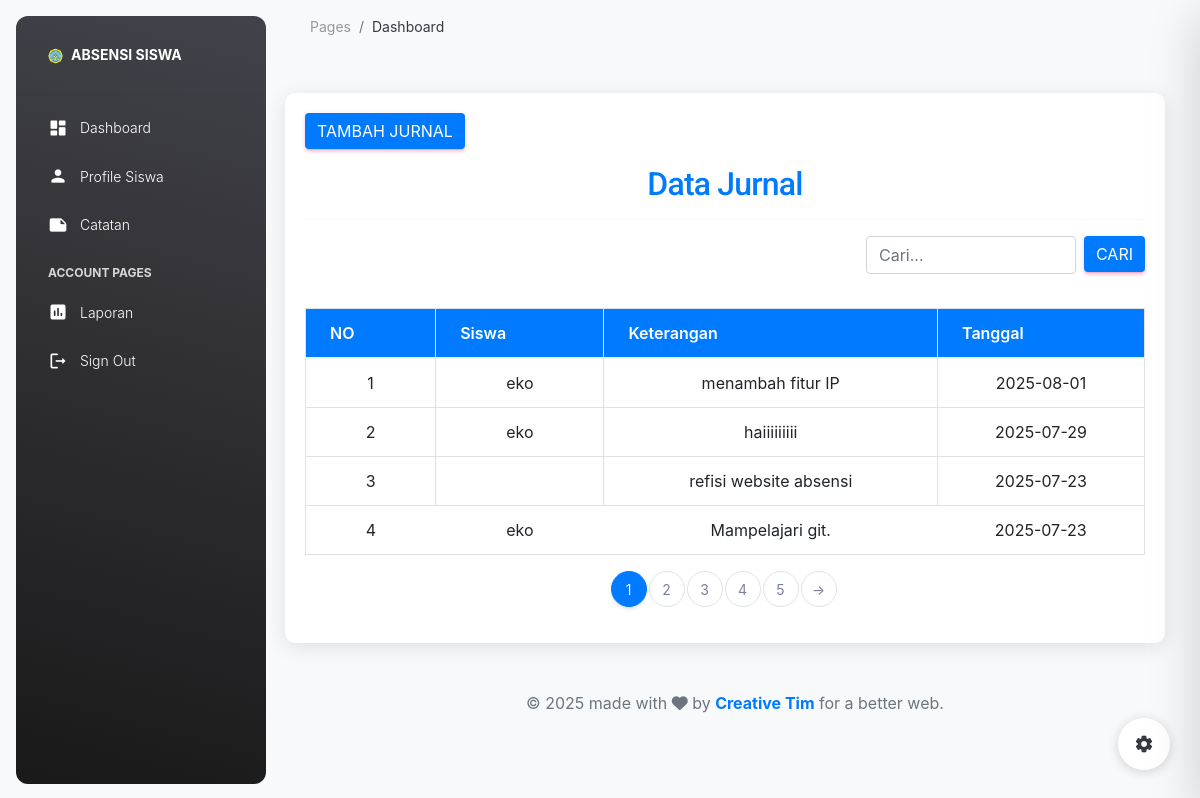
Screenshot of /index.php?page=jurnal (signed in) with the database file from the repository.
### tables this page shows
CREATE TABLE `jurnal` (
  `id_jurnal` int(11) NOT NULL,
  `tanggal` date NOT NULL,
  `keterangan` text NOT NULL,
  `id_siswa` int(11) NOT NULL
);

CREATE TABLE `siswa` (
  `id_siswa` int(11) NOT NULL,
  `nis` varchar(15) NOT NULL,
  `nisn` varchar(15) NOT NULL,
  `nama_siswa` varchar(50) NOT NULL,
  `no_wa` varchar(20) NOT NULL,
  `kelas` varchar(10) NOT NULL,
  `pro_keahlian` varchar(50) NOT NULL,
  `TL` text NOT NULL,
  `TTGL` date NOT NULL DEFAULT current_timestamp(),
  `id_sekolah` int(11) NOT NULL,
  `id_perusahaan` int(11) NOT NULL,
  `tanggal_mulai` date NOT NULL,
  `tanggal_selesai` date NOT NULL,
  `id_pembimbing` int(11) NOT NULL,
  `id_guru` int(11) NOT NULL,
  `username` varchar(20) NOT NULL,
  `password` varchar(20) NOT NULL
);

### pages/jurnal/jurnal.php (the view, shortened to what this page needs)
<?php
include('koneksi.php');
$search = isset($_GET['search']) ? mysqli_real_escape_string($coneksi, $_GET['search']) : '';
$limit = 4;
$page = isset($_GET['halaman']) ? (int)$_GET['halaman'] : 1;
$start = ($page - 1) * $limit;
$totalQuery = "
    SELECT COUNT(*) as total
    FROM jurnal
    LEFT JOIN siswa ON jurnal.id_siswa = siswa.id_siswa
";
$totalResult = mysqli_query($coneksi, $totalQuery);
$totalData = mysqli_fetch_assoc($totalResult)['total'];
$totalPages = ceil($totalData / $limit);
$query = "
    SELECT jurnal.*, siswa.nama_siswa
    FROM jurnal
    LEFT JOIN siswa ON jurnal.id_siswa = siswa.id_siswa
";
$query .= " ORDER BY jurnal.id_jurnal DESC LIMIT $start, $limit";
$result = mysqli_query($coneksi, $query);
?>
<!DOCTYPE html>
<html lang="id">
<head>
    <link rel="stylesheet" href="https://stackpath.bootstrapcdn.com/bootstrap/4.5.2/css/bootstrap.min.css" />
</head>
<body>
    <div class="main-container container-custom">
        <a href="index.php?page=tambahjurnal" class="btn btn-primary">Tambah Jurnal</a>
        <h2 class="text-center">Data Jurnal</h2>
        <hr>
        <form method="GET" class="search-bar" action="index.php">
            <input type="text" name="search" class="form-control w-25" placeholder="Cari..." value="<?php echo htmlspecialchars($search); ?>" />
            <button type="submit" class="btn btn-primary ml-2">Cari</button>
        </form>
        <table class="table table-bordered table-hover">
            <thead>
                <tr>
                    <th>NO</th>
                    <th>Siswa</th>
                    <th>Keterangan</th>
                    <th>Tanggal</th>
                </tr>
            </thead>
            <tbody>
                <?php
                $no = $start + 1;
                if (mysqli_num_rows($result) > 0) {
                    while ($row = mysqli_fetch_assoc($result)) {
                        echo '<tr style="text-align:center; cursor:pointer;" onclick="window.location=\'index.php?page=editjurnal&id_jurnal=' . $row['id_jurnal'] . '\'">';
                        echo '<td>' . $no++ . '</td>';
                        echo '<td>' . htmlspecialchars($row['nama_siswa'] ?? '') . '</td>';
                        echo '<td>' . htmlspecialchars($row['keterangan']) . '</td>';
                        echo '<td>' . htmlspecialchars($row['tanggal']) . '</td>';
                        echo '</tr>';
                    }
                } else {
                    echo '<tr><td colspan="4" class="text-center">Tidak ada data</td></tr>';
                }
                ?>
            </tbody>
        </table>
        <nav>
            <ul class="pagination justify-content-center">
                <?php for ($i = 1; $i <= $totalPages; $i++): ?>
                    <li class="page-item <?= ($i == $page) ? 'active' : '' ?>">
                        <a class="page-link" href="?page=jurnal&search=<?= urlencode($search) ?>&halaman=<?= $i ?>"><?= $i ?></a>
                    </li>
                <?php endfor; ?>
                <?php if ($page < $totalPages): ?>
                    <li class="page-item">
                        <a class="page-link" href="?page=jurnal&search=<?= urlencode($search) ?>&halaman=<?= $page + 1 ?>">-></a>
                    </li>
                <?php endif; ?>
            </ul>
        </nav>
    </div>
</body>
</html>

### pages/jurnal/jurnal.php (style rules this page uses)
body { padding-left: 270px; transition: padding-left 0.3s; background-color: #f8f9fa; }
.main-container { margin-top: 20px; margin-right: 20px; margin-left: 0; width: auto; max-width: none; }
.container-custom { background-color: #ffffff; border-radius: 10px; padding: 20px; box-shadow: 0 4px 20px rgba(0, 0, 0, 0.1); }
h2 { color: #007bff; }
.table thead th { background-color: #007bff; color: white; }
.search-bar { margin-bottom: 20px; display: flex; justify-content: flex-end; }

### rows the page displays
jurnal: id_siswa.nama_siswa "eko", keterangan "menambah fitur IP", tanggal "2025-08-01"
jurnal: id_siswa.nama_siswa "eko", keterangan "haiiiiiiiii", tanggal "2025-07-29"
jurnal: keterangan "refisi website absensi", tanggal "2025-07-23"
jurnal: id_siswa.nama_siswa "eko", keterangan "Mampelajari git.", tanggal "2025-07-23"
